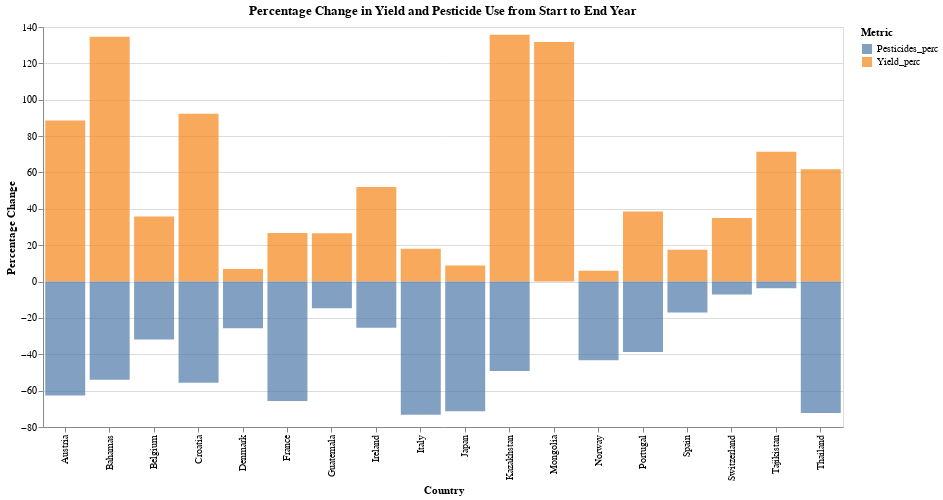

Notebook code cell kept with this figure:
### Code cell
start_values = positive_trend_data.groupby('Country').first()
end_values = positive_trend_data.groupby('Country').last()

percentage_change = pd.DataFrame({
    'Yield_perc': ((end_values['Yield'] - start_values['Yield']) / start_values['Yield']) * 100,
    'Pesticides_perc': ((end_values['Pesticides'] - start_values['Pesticides']) / start_values['Pesticides']) * 100
}).reset_index()

melted_df = percentage_change.melt(id_vars='Country', 
                                   value_vars=['Yield_perc', 'Pesticides_perc'], 
                                   var_name='Metric', value_name='Percentage Change')

bar_chart = alt.Chart(melted_df).mark_bar(opacity=0.7).encode(
    x='Country:N',
    y='Percentage Change:Q',
    color='Metric:N',
    tooltip=['Country', 'Metric', 'Percentage Change']
).properties(
    title='Percentage Change in Yield and Pesticide Use from Start to End Year',
    width=800,
    height=400
).interactive()

bar_chart

### Figure 1 — Vega-Lite specification as saved in the notebook (floating-point values rounded to 4 significant figures)
{"config": {"view": {"continuousWidth": 300, "continuousHeight": 300}}, "data": {"name": "data-6a59073d87c54395eb288a6d0bda7cb8"}, "mark": {"type": "bar", "opacity": 0.7}, "encoding": {"color": {"field": "Metric", "type": "nominal"}, "tooltip": [{"field": "Country", "type": "nominal"}, {"field": "Metric", "type": "nominal"}, {"field": "Percentage Change", "type": "quantitative"}], "x": {"field": "Country", "type": "nominal"}, "y": {"field": "Percentage Change", "type": "quantitative"}}, "height": 400, "params": [{"name": "param_7", "select": {"type": "interval", "encodings": ["x", "y"]}, "bind": "scales"}], "title": "Percentage Change in Yield and Pesticide Use from Start to End Year", "width": 800, "$schema": "https://vega.github.io/schema/vega-lite/v5.14.1.json", "datasets": {"data-6a59073d87c54395eb288a6d0bda7cb8": [{"Country": "Austria", "Metric": "Yield_perc", "Percentage Change": 88.57}, {"Country": "Bahamas", "Metric": "Yield_perc", "Percentage Change": 134.7}, {"Country": "Belgium", "Metric": "Yield_perc", "Percentage Change": 35.74}, {"Country": "Croatia", "Metric": "Yield_perc", "Percentage Change": 92.28}, {"Country": "Denmark", "Metric": "Yield_perc", "Percentage Change": 6.897}, {"Country": "France", "Metric": "Yield_perc", "Percentage Change": 26.64}, {"Country": "Guatemala", "Metric": "Yield_perc", "Percentage Change": 26.54}, {"Country": "Ireland", "Metric": "Yield_perc", "Percentage Change": 51.95}, {"Country": "Italy", "Metric": "Yield_perc", "Percentage Change": 18.08}, {"Country": "Japan", "Metric": "Yield_perc", "Percentage Change": 8.787}, {"Country": "Kazakhstan", "Metric": "Yield_perc", "Percentage Change": 135.7}, {"Country": "Mongolia", "Metric": "Yield_perc", "Percentage Change": 131.7}, {"Country": "Norway", "Metric": "Yield_perc", "Percentage Change": 5.883}, {"Country": "Portugal", "Metric": "Yield_perc", "Percentage Change": 38.59}, {"Country": "Spain", "Metric": "Yield_perc", "Percentage Change": 17.46}, {"Country": "Switzerland", "Metric": "Yield_perc", "Percentage Change": 34.92}, {"Country": "Tajikistan", "Metric": "Yield_perc", "Percentage Change": 71.45}, {"Country": "Thailand", "Metric": "Yield_perc", "Percentage Change": 61.78}, {"Country": "Austria", "Metric": "Pesticides_perc", "Percentage Change": -62.67}, {"Country": "Bahamas", "Metric": "Pesticides_perc", "Percentage Change": -54.0}, {"Country": "Belgium", "Metric": "Pesticides_perc", "Percentage Change": -31.81}, {"Country": "Croatia", "Metric": "Pesticides_perc", "Percentage Change": -55.66}, {"Country": "Denmark", "Metric": "Pesticides_perc", "Percentage Change": -25.71}, {"Country": "France", "Metric": "Pesticides_perc", "Percentage Change": -65.74}, {"Country": "Guatemala", "Metric": "Pesticides_perc", "Percentage Change": -14.73}, {"Country": "Ireland", "Metric": "Pesticides_perc", "Percentage Change": -25.36}, {"Country": "Italy", "Metric": "Pesticides_perc", "Percentage Change": -73.3}, {"Country": "Japan", "Metric": "Pesticides_perc", "Percentage Change": -71.28}, {"Country": "Kazakhstan", "Metric": "Pesticides_perc", "Percentage Change": -49.14}, {"Country": "Mongolia", "Metric": "Pesticides_perc", "Percentage Change": 0.0}, {"Country": "Norway", "Metric": "Pesticides_perc", "Percentage Change": -43.34}, {"Country": "Portugal", "Metric": "Pesticides_perc", "Percentage Change": -38.73}, {"Country": "Spain", "Metric": "Pesticides_perc", "Percentage Change": -17.04}, {"Country": "Switzerland", "Metric": "Pesticides_perc", "Percentage Change": -7.12}, {"Country": "Tajikistan", "Metric": "Pesticides_perc", "Percentage Change": -3.737}, {"Country": "Thailand", "Metric": "Pesticides_perc", "Percentage Change": -72.26}]}}
